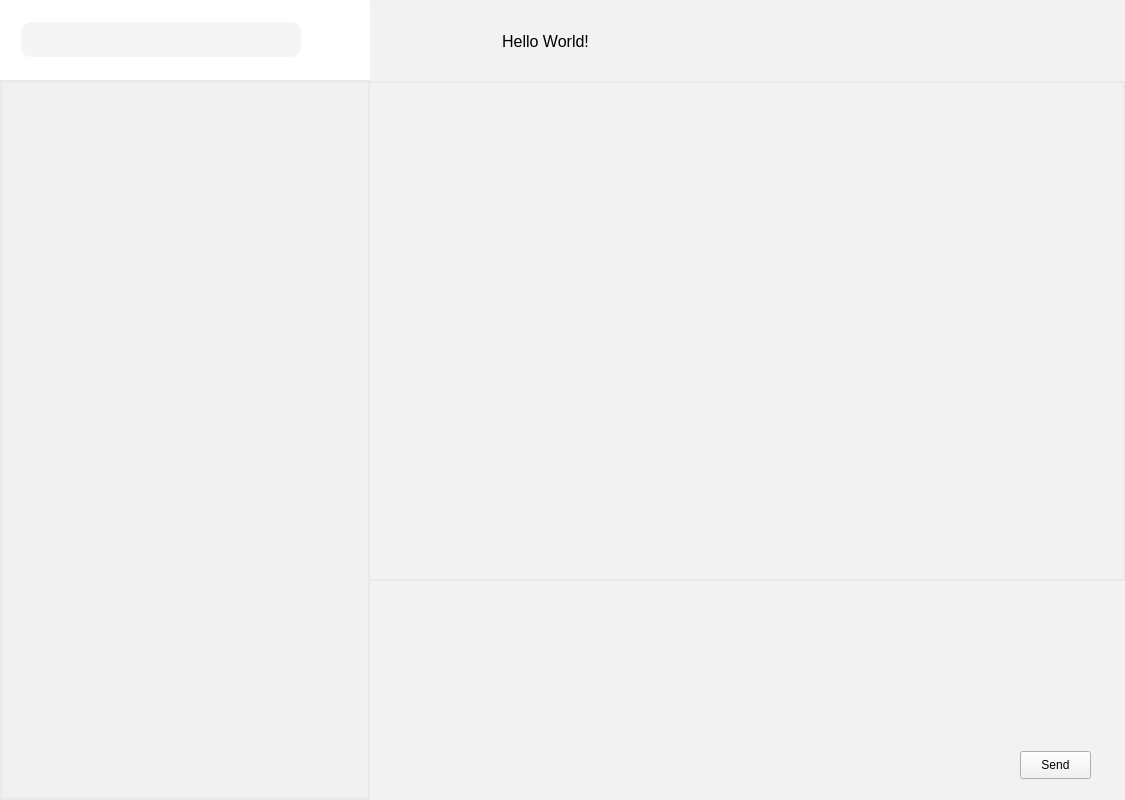
    <widget class="QWidget" name="ChatPage_">
     <property name="minimumSize">
      <size>
       <width>1125</width>
       <height>800</height>
      </size>
     </property>
     <property name="maximumSize">
      <size>
       <width>1125</width>
       <height>800</height>
      </size>
     </property>
     <widget class="QStackedWidget" name="ChatStackedWidget_">
      <property name="geometry">
       <rect>
        <x>370</x>
        <y>1</y>
        <width>755</width>
        <height>800</height>
       </rect>
      </property>
      <property name="minimumSize">
       <size>
        <width>755</width>
        <height>800</height>
       </size>
      </property>
      <property name="maximumSize">
       <size>
        <width>755</width>
        <height>800</height>
       </size>
      </property>
      <property name="styleSheet">
       <string notr="true"/>
      </property>
      <widget class="QWidget" name="FriendChatPage_">
       <property name="styleSheet">
        <string notr="true">background-color: rgb(242, 242, 242);</string>
       </property>
       <widget class="QWidget" name="widget" native="true">
        <property name="geometry">
         <rect>
          <x>0</x>
          <y>0</y>
          <width>755</width>
          <height>80</height>
         </rect>
        </property>
        <property name="minimumSize">
         <size>
          <width>755</width>
          <height>80</height>
         </size>
        </property>
        <property name="styleSheet">
         <string notr="true"/>
        </property>
        <widget class="QLabel" name="label">
         <property name="geometry">
          <rect>
           <x>20</x>
           <y>20</y>
           <width>311</width>
           <height>41</height>
          </rect>
         </property>
         <property name="font">
          <font>
           <pointsize>12</pointsize>
          </font>
         </property>
         <property name="text">
          <string>Hello World!</string>
         </property>
         <property name="alignment">
          <set>Qt::AlignCenter</set>
         </property>
        </widget>
        <widget class="MyIconButton" name="VoiceCallBtn_">
         <property name="geometry">
          <rect>
           <x>590</x>
           <y>30</y>
           <width>40</width>
           <height>40</height>
          </rect>
         </property>
         <property name="text">
          <string/>
         </property>
         <property name="icon">
          <iconset resource="../IMClient.qrc">
           <normaloff>:/res/QQIcon/voiceCallNormal.png</normaloff>:/res/QQIcon/voiceCallNormal.png</iconset>
         </property>
         <property name="iconSize">
          <size>
           <width>32</width>
           <height>32</height>
          </size>
         </property>
         <property name="flat">
          <bool>true</bool>
         </property>
        </widget>
        <widget class="MyIconButton" name="VideoCallBtn_">
         <property name="geometry">
          <rect>
           <x>660</x>
           <y>30</y>
           <width>40</width>
           <height>40</height>
          </rect>
         </property>
         <property name="text">
          <string/>
         </property>
         <property name="icon">
          <iconset resource="../IMClient.qrc">
           <normaloff>:/res/QQIcon/videoCallNormal.png</normaloff>:/res/QQIcon/videoCallNormal.png</iconset>
         </property>
         <property name="iconSize">
          <size>
           <width>32</width>
           <height>32</height>
          </size>
         </property>
         <property name="flat">
          <bool>true</bool>
         </property>
        </widget>
       </widget>
       <widget class="QListWidget" name="chatWidget">
        <property name="geometry">
         <rect>
          <x>0</x>
          <y>80</y>
          <width>755</width>
          <height>500</height>
         </rect>
        </property>
        <property name="minimumSize">
         <size>
          <width>755</width>
          <height>500</height>
         </size>
        </property>
        <property name="maximumSize">
         <size>
          <width>755</width>
          <height>500</height>
         </size>
        </property>
        <property name="styleSheet">
         <string notr="true">border-top: 2px solid ;
border-bottom: 2px solid ;
border-right: 2px solid ;

border-top-color: rgb(233, 233, 233);
border-bottom-color: rgb(233, 233, 233);
border-right-color: rgb(233, 233, 233);

border-left: none;</string>
        </property>
       </widget>
       <widget class="QWidget" name="widget_2" native="true">
        <property name="geometry">
         <rect>
          <x>0</x>
          <y>580</y>
          <width>755</width>
          <height>220</height>
         </rect>
        </property>
        <property name="minimumSize">
         <size>
          <width>755</width>
          <height>220</height>
         </size>
        </property>
        <property name="maximumSize">
         <size>
          <width>755</width>
          <height>220</height>
         </size>
        </property>
        <widget class="QWidget" name="ChatMsgToolWidget_" native="true">
         <property name="geometry">
          <rect>
           <x>0</x>
           <y>0</y>
           <width>755</width>
           <height>40</height>
          </rect>
         </property>
         <property name="minimumSize">
          <size>
           <width>755</width>
           <height>40</height>
          </size>
         </property>
         <property name="maximumSize">
          <size>
           <width>755</width>
           <height>40</height>
          </size>
         </property>
         <property name="styleSheet">
          <string notr="true"/>
         </property>
         <widget class="MyIconButton" name="EmojiMsgBtn_">
          <property name="geometry">
           <rect>
            <x>30</x>
            <y>0</y>
            <width>40</width>
            <height>40</height>
           </rect>
          </property>
          <property name="text">
           <string/>
          </property>
          <property name="icon">
           <iconset resource="../IMClient.qrc">
            <normaloff>:/res/QQIcon/faceNormal.png</normaloff>:/res/QQIcon/faceNormal.png</iconset>
          </property>
          <property name="iconSize">
           <size>
            <width>32</width>
            <height>32</height>
           </size>
          </property>
          <property name="flat">
           <bool>true</bool>
          </property>
         </widget>
         <widget class="MyIconButton" name="ScreenShotBtn_">
          <property name="geometry">
           <rect>
            <x>90</x>
            <y>0</y>
            <width>40</width>
            <height>40</height>
           </rect>
          </property>
          <property name="text">
           <string/>
          </property>
          <property name="icon">
           <iconset resource="../IMClient.qrc">
            <normaloff>:/res/QQIcon/screenshotNormal.png</normaloff>:/res/QQIcon/screenshotNormal.png</iconset>
          </property>
          <property name="iconSize">
           <size>
            <width>24</width>
            <height>24</height>
           </size>
          </property>
          <property name="flat">
           <bool>true</bool>
          </property>
         </widget>
         <widget class="MyIconButton" name="FileMsgBtn_">
          <property name="geometry">
           <rect>
            <x>150</x>
            <y>0</y>
            <width>40</width>
            <height>40</height>
           </rect>
          </property>
          <property name="text">
           <string/>
          </property>
          <property name="icon">
           <iconset resource="../IMClient.qrc">
            <normaloff>:/res/QQIcon/folderNormal.png</normaloff>:/res/QQIcon/folderNormal.png</iconset>
          </property>
          <property name="iconSize">
           <size>
            <width>32</width>
            <height>32</height>
           </size>
          </property>
          <property name="flat">
           <bool>true</bool>
          </property>
         </widget>
         <widget class="MyIconButton" name="ImageMsgBtn_">
          <property name="geometry">
           <rect>
            <x>220</x>
            <y>0</y>
            <width>40</width>
            <height>40</height>
           </rect>
          </property>
          <property name="text">
           <string/>
          </property>
          <property name="icon">
           <iconset resource="../IMClient.qrc">
            <normaloff>:/res/QQIcon/imageNormal.png</normaloff>:/res/QQIcon/imageNormal.png</iconset>
          </property>
          <property name="iconSize">
           <size>
            <width>32</width>
            <height>32</height>
           </size>
          </property>
          <property name="flat">
           <bool>true</bool>
          </property>
         </widget>
         <widget class="MyIconButton" name="SpeechMsgBtn_">
          <property name="geometry">
           <rect>
            <x>290</x>
            <y>0</y>
            <width>40</width>
            <height>40</height>
           </rect>
          </property>
          <property name="text">
           <string/>
          </property>
          <property name="icon">
           <iconset resource="../IMClient.qrc">
            <normaloff>:/res/QQIcon/voiceNormal.png</normaloff>:/res/QQIcon/voiceNormal.png</iconset>
          </property>
          <property name="iconSize">
           <size>
            <width>32</width>
            <height>32</height>
           </size>
          </property>
          <property name="flat">
           <bool>true</bool>
          </property>
         </widget>
        </widget>
        <widget class="QTextEdit" name="ChatMsgEdit_">
         <property name="geometry">
          <rect>
           <x>0</x>
           <y>40</y>
           <width>755</width>
           <height>130</height>
          </rect>
         </property>
         <property name="minimumSize">
          <size>
           <width>755</width>
           <height>130</height>
          </size>
         </property>
         <property name="maximumSize">
          <size>
           <width>755</width>
           <height>130</height>
          </size>
         </property>
         <property name="styleSheet">
          <string notr="true">border: none ;
</string>
         </property>
        </widget>
        <widget class="QWidget" name="SendToolWidget_" native="true">
         <property name="geometry">
          <rect>
           <x>0</x>
           <y>170</y>
           <width>755</width>
           <height>40</height>
          </rect>
         </property>
         <property name="minimumSize">
          <size>
           <width>755</width>
           <height>40</height>
          </size>
         </property>
         <property name="maximumSize">
          <size>
           <width>755</width>
           <height>40</height>
          </size>
         </property>
         <property name="styleSheet">
          <string notr="true"/>
         </property>
         <widget class="QPushButton" name="pushButton">
          <property name="geometry">
           <rect>
            <x>650</x>
            <y>0</y>
            <width>71</width>
            <height>28</height>
           </rect>
          </property>
          <property name="text">
           <string>Send</string>
          </property>
         </widget>
        </widget>
       </widget>
      </widget>
      <widget class="QWidget" name="NormalPage">
       <property name="styleSheet">
        <string notr="true">background-image: url(:/res/background/Chat_QQ_bgd.jpg);
background-color: rgb(242, 242, 242);</string>
       </property>
      </widget>
      <widget class="QWidget" name="GroupChatPage_"/>
     </widget>
     <widget class="QWidget" name="SearchWidget_" native="true">
      <property name="geometry">
       <rect>
        <x>0</x>
        <y>0</y>
        <width>370</width>
        <height>80</height>
       </rect>
      </property>
      <property name="minimumSize">
       <size>
        <width>370</width>
        <height>80</height>
       </size>
      </property>
      <property name="maximumSize">
       <size>
        <width>370</width>
        <height>80</height>
       </size>
      </property>
      <property name="styleSheet">
       <string notr="true">background-color: rgb(255, 255, 255);</string>
      </property>
      <widget class="QWidget" name="layoutWidget">
       <property name="geometry">
        <rect>
         <x>21</x>
         <y>21</y>
         <width>344</width>
         <height>37</height>
        </rect>
       </property>
       <layout class="QHBoxLayout" name="horizontalLayout_5">
        <item>
         <widget class="QLineEdit" name="SearchEdit_">
          <property name="minimumSize">
           <size>
            <width>280</width>
            <height>35</height>
           </size>
          </property>
          <property name="maximumSize">
           <size>
            <width>280</width>
            <height>35</height>
           </size>
          </property>
          <property name="styleSheet">
           <string notr="true">background-color: rgb(245, 245, 245);

border: none;

border-radius: 10px;</string>
          </property>
         </widget>
        </item>
        <item>
         <spacer name="horizontalSpacer_5">
          <property name="orientation">
           <enum>Qt::Horizontal</enum>
          </property>
          <property name="sizeHint" stdset="0">
           <size>
            <width>13</width>
            <height>20</height>
           </size>
          </property>
         </spacer>
        </item>
        <item>
         <widget class="QPushButton" name="AddBtn_">
          <property name="minimumSize">
           <size>
            <width>35</width>
            <height>35</height>
           </size>
          </property>
          <property name="maximumSize">
           <size>
            <width>35</width>
            <height>35</height>
           </size>
          </property>
          <property name="styleSheet">
           <string notr="true">background-color: rgb(245, 245, 245);</string>
          </property>
          <property name="text">
           <string/>
          </property>
          <property name="icon">
           <iconset resource="../IMClient.qrc">
            <normaloff>:/res/QQIcon/add.png</normaloff>:/res/QQIcon/add.png</iconset>
          </property>
          <property name="flat">
           <bool>true</bool>
          </property>
         </widget>
        </item>
       </layout>
      </widget>
     </widget>
     <widget class="QListWidget" name="ChatListWidget_">
      <property name="geometry">
       <rect>
        <x>0</x>
        <y>80</y>
        <width>370</width>
        <height>720</height>
       </rect>
      </property>
      <property name="minimumSize">
       <size>
        <width>370</width>
        <height>720</height>
       </size>
      </property>
      <property name="maximumSize">
       <size>
        <width>370</width>
        <height>720</height>
       </size>
      </property>
      <property name="styleSheet">
       <string notr="true">background-color: rgb(240, 240, 240);
border: 2px solid ;
border-color: rgb(233, 233, 233);</string>
      </property>
     </widget>
    </widget>
